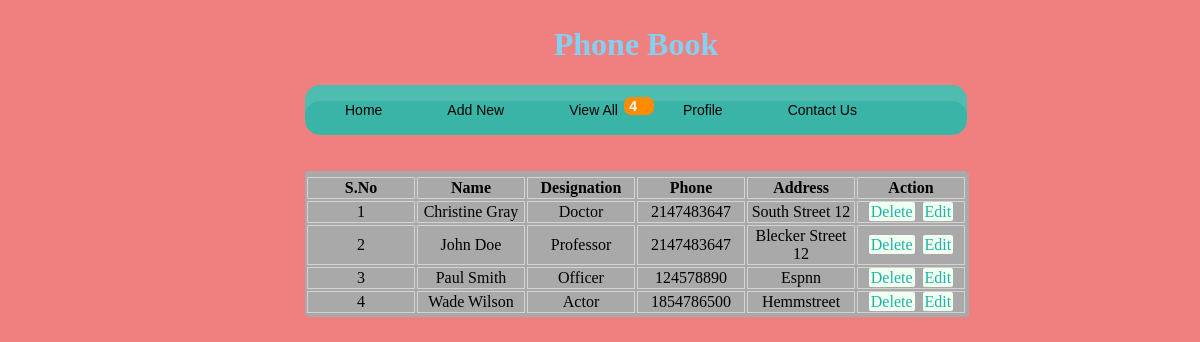
The app's page /view_user.php with its own data.
### tables this page shows
CREATE TABLE IF NOT EXISTS `contactdetails` (
`contact_id` int(11) NOT NULL COMMENT 'Primary Key',
  `contact_name` varchar(255) NOT NULL,
  `designation` varchar(255) NOT NULL,
  `phone` int(11) NOT NULL,
  `address` varchar(255) NOT NULL
);

### view_user.php (the view, shortened to what this page needs)
<html>
<head>
<link rel="stylesheet" href="style.css">
</head>
<body>
<div id = "main">
  <h1> Phone Book</h1>
  <?php  include_once 'menu-main.php';?><br><br>
   <table class=" viewtabl" >
  <th>
  <tr>
  <td> <strong>S.No</strong></td>
  <td><strong>Name</strong></td>
  <td><strong>Designation</strong></td>
  <td><strong>Phone</strong></td>
  <td><strong>Address</strong></td>
  <td><strong>Action</strong></td>
  </tr>
  </th>
  <?php
   require_once 'db.php';
   $count= 1;
   $query = "SELECT * FROM contactdetails ORDER BY contact_name";
    $result = mysqli_query($con,$query);
	 while($row = @mysqli_fetch_assoc($result)){?>
  <tr>
  <td id="od"> <?php echo $count;?></td>
  <td class="ev"> <?php echo $row["contact_name"];?></td>
  <td class="od"><?php echo $row["designation"];?></td>
  <td class="ev"><?php echo $row["phone"];?></td>
  <td class="od"><?php echo $row["address"];?></td>
  <td class="ev">
  <a href="delete.php?deleteid=<?php echo $row["contact_id"]; ?> "id="del" Onclick="return ConfirmDelete()">Delete</a>
 <a href="edit.php?editid=<?php echo $row["contact_id"]; ?>"id="edt" >Edit</a>
  </td>
  </tr>
 <?php $count++;}?>
	 </table>
</div>
</body>
</html>

### menu-main.php (shortened to what this page needs)
<?php
require_once 'db.php';
$query = "SELECT contact_id FROM contactdetails ";
    $result = mysqli_query($con,$query);
	$row = @mysqli_num_rows($result);
?>
<div class="menu">
   <ul>
      <li><a href="dashboard.php">Home</a></li>
      <li><a href="add_user.php">Add New</a>
      <li><a href="view_user.php">View All</a><?php echo '<p class= "count">'.$row.'</p>';?>
      <li><a href="#">Profile</a>
      </li>
      <li><a href="contact.php">Contact Us</a></li>
   </ul>
</div>

### style.css (style rules this page uses)
body { margin:0px; padding:0px; background: lightcoral; }
div#main { position: absolute; left: 25%; padding: 5px; }
#main h1 { text-transform:capitalize; text-align: center; color: #83d0f2; }
p.count { background: darkorange; float: right; margin-top: -38px; width: 20%; border-radius: 7px; color: white; padding: 1px 5px; border: none; margin-right:-11px; }
table.viewtabl { width: 100%; background: darkgray; border-radius: 2px; box-shadow: 2px 2px darkgrey; }
.viewtabl td { border: 1px solid lightgray; width: 104px; text-align: center; }
table.viewtabl td.ev a#del ,a#edt { background: honeydew; padding: 1px 2px; text-align: center; border-radius: 2px; text-decoration: none; margin: 2px 2px; color: lightseagreen; }
.menu { border:none; border:0px; margin:0px; padding:0px; font: 67.5% "Lucida Sans Unicode", "Bitstream Vera Sans", "Trebuchet Unicode MS", "Lucida Grande", Verdana, Helvetica, sans-serif; font-size:14px; font-weight:bold; }
.menu ul { background:#3ab4a6; height:50px; list-style:none; margin:0; padding:0; -webkit-border-radius: 15px; -moz-border-radius: 15px; border-radius: 15px; -webkit-box-shadow: inset 0px 16px 0px 0px rgba(255, 255, 255, .1); -moz-box-shadow: inset 0px 16px 0px 0px rgba(255, 255, 255, .1); box-shadow: inset 0px 16px 0px 0px rgba(255, 255, 255, .1); }
.menu li { float:left; padding:0px 0px 0px 15px; }
.menu li a { color:#000; display:block; font-weight:normal; line-height:50px; margin:0px; padding:0px 25px; text-align:center; text-decoration:none; }

### records on screen
contactdetails: contact_name "Christine Gray", designation "Doctor", phone "2147483647", address "South Street 12"
contactdetails: contact_name "John Doe", designation "Professor", phone "2147483647", address "Blecker Street 12"
contactdetails: contact_name "Paul Smith", designation "Officer", phone "124578890", address "Espnn"
contactdetails: contact_name "Wade Wilson", designation "Actor", phone "1854786500", address "Hemmstreet"

### other values on screen
$row "4"
